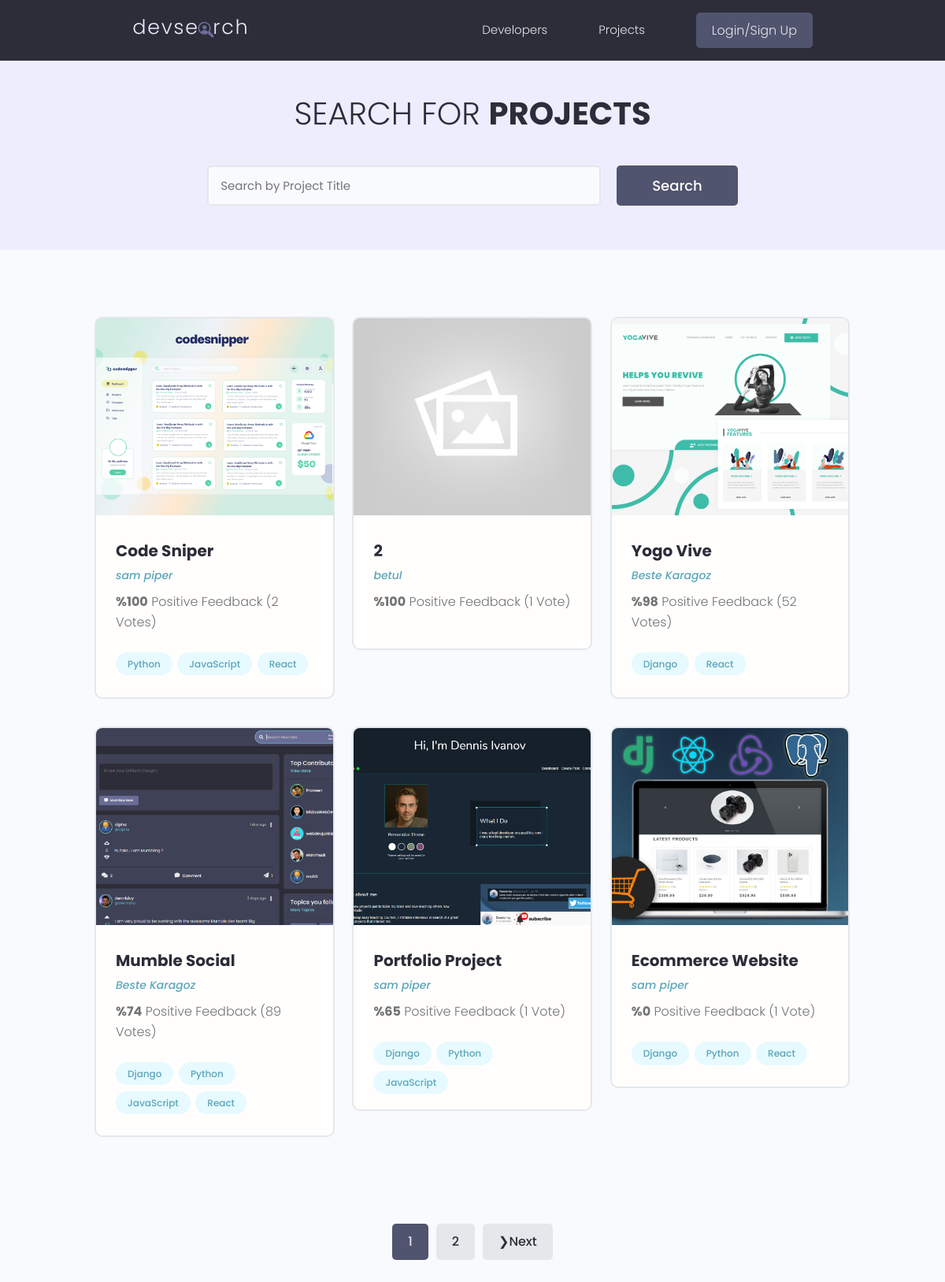
/projects/, run on the app's committed database.
### yourturnapp/models.py (models this page shows, shortened)
class Project(models.Model):
    project_owner = models.ForeignKey(Profile, null=True, blank=True, on_delete=models.SET_NULL)
    title = models.CharField(max_length=100)
    description = models.TextField(null=True, blank=True)
    project_image = models.ImageField(null=True, blank=True, default='default.jpg')
    demo_link = models.CharField(max_length=2000, null=True, blank=True)
    source_link = models.CharField(max_length=2000, null=True, blank=True)
    tags = models.ManyToManyField('Tag', blank=True)
    vote_total = models.IntegerField(default=0, null=True, blank=True)
    vote_ratio = models.IntegerField(default=0, null=True, blank=True)
    created = models.DateTimeField(auto_now_add=True)
    id = models.UUIDField(default=uuid.uuid4, editable=False, primary_key=True, unique=True)
    class Meta:
        ordering = ['-vote_ratio', '-vote_total']

class Tag(models.Model):
    name = models.CharField(max_length=100)
    created = models.DateTimeField(auto_now_add=True)
    id = models.UUIDField(default=uuid.uuid4, editable=False, primary_key=True, unique=True)
    def __str__(self):
        return self.name

### users/models.py (models this page shows, shortened)
class Profile(models.Model):
    user = models.OneToOneField(User, on_delete=models.CASCADE)
    name = models.CharField(max_length=100, blank=True, null=True)
    email = models.EmailField(max_length=100, blank=True, null=True)
    username = models.CharField(max_length=100, blank=True, null=True)
    short_bio = models.CharField(max_length=100, blank=True, null=True)
    bio = models.TextField(blank=True, null=True)
    profile_image = models.ImageField(upload_to='profile/', default='profile/user-default.png', blank=True, null=True)
    location = models.CharField(max_length=100, blank=True, null=True)
    social_github = models.URLField(max_length=100, blank=True, null=True)
    social_linkedin = models.URLField(max_length=100, blank=True, null=True)
    social_twitter = models.URLField(max_length=100, blank=True, null=True)
    social_website = models.URLField(max_length=100, blank=True, null=True)
    created = models.DateTimeField(auto_now_add=True)
    id = models.UUIDField(primary_key=True, default=uuid.uuid4, editable=False)

### yourturnapp/views.py (the view)
# urls.py: path('projects/', include("yourturnapp.urls")),
def projects(request):
    project_get, search_query = search_project(request)
    project_get, custom_range = pagination_project(request, project_get, 6)
    context = {'projects': project_get, 'search_query': search_query, 'custom_range': custom_range}
    return render(request, 'yourturnapp/projects.html', context)

### yourturnapp/utils.py (called while the page is built)
def pagination_project(request, project_get, results):
    page = request.GET.get('page')
    paginator = Paginator(project_get, results)
    try:
        project_get = paginator.page(page)
    except PageNotAnInteger:
        page = 1
        project_get = paginator.page(page)
    except EmptyPage:
        page = paginator.num_pages
        project_get = paginator.page(page)
    left_index = (int(page) - 4)
    if left_index < 1:
        left_index = 1
    right_index = (int(page) + 5)
    if right_index > paginator.num_pages + 1:
        right_index = paginator.num_pages + 1
    custom_range = range(left_index, right_index)
    return project_get, custom_range

def search_project(request):
    search_query = ''
    if request.GET.get('search_query'):
        search_query = request.GET.get('search_query')
    tags = Tag.objects.filter(name__icontains=search_query)
    project_get = Project.objects.distinct().filter(
        Q(title__icontains=search_query) | Q(description__icontains=search_query) |
        Q(project_owner__name__icontains=search_query) | Q(tags__in=tags))
    return project_get, search_query

### yourturnapp/templates/yourturnapp/projects.html (shortened to what this page needs)
{% extends 'main.html' %}
{% block content %}
    <main class="projects">
        <section class="hero-section text-center">
            <div class="container container--narrow">
                <div class="hero-section__box">
                    <h2>Search for <span>Projects</span></h2>
                </div>
                <div class="hero-section__search">
                    <form  id ='search-form' class="form" action="{% url 'projects' %}" method="get">
                        <div class="form__field">
                            <input class="input input--text" id="formInput#search" type="text" name="search_query"
                                   placeholder="Search by Project Title" value="{{ search_query }}"/>
                        </div>
                        <input class="btn btn--sub btn--lg" type="submit" value="Search"/>
                    </form>
                </div>
            </div>
        </section>
        <section class="projectsList">
            <div class="container">
                <div class="grid grid--three">
                    {% for project in projects %}
                        <div class="column">
                            <div class="card project">
                                <a href="{% url 'project' project.id %}" class="project">
                                    <img class="project__thumbnail" src="{{ project.project_image.url }}"
                                         alt="project thumbnail"/>
                                    <div class="card__body">
                                        <h3 class="project__title">{{ project.title }}</h3>
                                        <p><a class="project__author"
                                              href="{% url 'user_profile' project.project_owner.id %}">{{ project.project_owner.name }}</a>
                                        </p>
                                        <p class="project--rating">
                                            <span style="font-weight: bold;">%{{ project.vote_ratio }}</span> Positive
                                            Feedback ({{ project.vote_total }}
                                            Vote{{ project.vote_total|pluralize:"s" }})
                                        </p>
                                        <div class="project__tags">
                                            {% for tag in project.tags.all %}
                                                <span class="tag tag--pill tag--main">
                                                <small>{{ tag }}</small>
                                                                        </span>
                                            {% endfor %}
                                        </div>
                                    </div>
                                </a>
                            </div>
                        </div>
                    {% endfor %}
                </div>
            </div>
        </section>
    {% include 'pagination.html' with queryset=projects  %}
    </main>
{% endblock %}

### static/styles/app.css (style rules this page uses)
:root { --color-sub: #2d2d39; }
.btn--sub { background-color: var(--color-sub-light); }
.card { border: 2px solid var(--color-light); }
img { width: 100%; }
.hero-section { height: 40vh; display: flex; align-items: center; background-color: var(--color-sub); }
.hero-section__box { margin-bottom: 4rem; }
.hero-section__box > h2, .hero-section__box > h2 > span { font-size: 4rem; color: var(--color-light); line-height: 1.3; text-transform: uppercase; }
.hero-section__box > h2 { font-weight: 300; }
.hero-section__box > h2 > span { font-weight: 700; }
.hero-section__search > .form { display: flex; align-items: center; justify-content: center; gap: 2rem; }
.hero-section__search > .form input.input--text { width: 50rem; }
.project__author { font-size: 1.4rem; font-style: italic; }
.project--rating { margin-bottom: 1.6em; margin-top: .5em; }
.projects > .hero-section { background: var(--color-sub-lighter); height: 30vh; }
.projects .hero-section__box { margin-bottom: 2.5rem; }
.projects .hero-section__box > h2 { color: var(--color-sub); }
.projects .hero-section__box > h2 > span { font-weight: 700; color: var(--color-sub); }
.projectsList { margin-top: 8rem; }
.project__thumbnail { height: 25rem; object-fit: cover; object-position: top center; }
.project__title { font-size: 2rem; font-weight: 700; color: var(--color-sub); }

### static/uikit/styles/modules/_variables.css (style rules this page uses)
:root { --color-main: #5aa5b9; --color-main-light: #e6faff; --color-sub: #3f4156; --color-sub-light: #51546e; --color-sub-lighter: #ededfd; --color-text: #737373; --color-gray: #8b8b8b; --color-light: #e5e7eb; --color-light-gray: #767676; --color-bg: #f8fafd; --color-white: #fffefd; --color-white-light: #f3f3f3; --color-success: #359e64; --color-success-bg: #def8e8; --color-error: #fc4b0b; --color-error-bg: #fff2ee; --font-base: 'Poppins', arial, helvetica, 'Segoe UI', roboto, ubuntu, sans-serif; --font-monospace: 'Fira Code', 'Courier New', courier, monospace; --font-regular: 300; --font-medium: 500; --font-bold: 700; --generic-shadow: 1px 1px 5px #00000010; --generic-transition: all 0.3s ease-in-out; }

### static/uikit/styles/modules/_base.css (style rules this page uses)
* { margin: 0; padding: 0; box-sizing: border-box; text-rendering: optimizeLegibility; color: inherit; font-size: inherit; }
html { font-size: 50%; }
@media only screen and (min-width: 480px) { html { font-size: 56.25%; } }
@media only screen and (min-width: 1200px) { html { font-size: 62.5%; } }
body { line-height: 1.6; font-weight: 400; font-size: 1.5rem; color: var(--color-text); background-color: var(--color-bg); min-height: 100vh; }

### static/uikit/styles/modules/_typography.css (style rules this page uses)
* { font-family: var(--font-base); }
h2 { font-size: 3.6rem; font-weight: var(--font-bold); }
h3 { font-size: 3.2rem; font-weight: var(--font-medium); }
p, span, strong { font-size: 1.6rem; color: var(--color-text); font-weight: var(--font-regular); }
a { padding-bottom: 2px; text-decoration: none; display: inline-block; color: var(--color-main); font-weight: var(--font-medium); }

### static/uikit/styles/modules/_utilities.css (style rules this page uses)
.container { width: 92%; max-width: 165rem; margin: 0 auto; box-sizing: border-box; }
.container--narrow { width: 92%; max-width: 120rem; }
@media screen and (min-width: 1000px) { .container { width: 90%; } }
@media screen and (min-width: 1000px) { .container--narrow { width: 85%; } }
@media screen and (min-width: 1200px) { .container { width: 80%; } }
@media screen and (min-width: 1200px) { .container--narrow { width: 72%; } }
.text-center { text-align: center; }

### static/uikit/styles/modules/_button.css (style rules this page uses)
.btn { display: inline-block; position: relative; cursor: pointer; background-color: var(--color-light); font-weight: var(--font-medium); color: var(--color-sub); text-decoration: none; padding: 1rem 2rem; border-radius: 0.5rem; border: none; width: -webkit-fit-content; width: -moz-fit-content; width: fit-content; height: -webkit-fit-content; height: -moz-fit-content; height: fit-content; font-size: 1.6rem; outline-width: 0; outline-color: transparent; -webkit-backface-visibility: hidden; backface-visibility: hidden; transition: all 0.3s ease-in-out; }
.btn--sub { background-color: var(--color-sub); color: var(--color-white); }
.btn--lg { font-size: 1.8rem; padding: 1.2rem 4.5rem; }

### static/uikit/styles/modules/_card.css (style rules this page uses)
.card { border-radius: 1rem; background-color: var(--color-white); border: 1.5px solid var(--color-light); width: auto; height: auto; margin-top: 0.5rem; margin-bottom: 0.5rem; overflow: hidden; }
.card__body, .card__header { padding: 2rem 2.5rem; }

### data on the page
Project: project_image (picture), title "Code Sniper", project_owner.name "sam piper", vote_ratio "100", vote_total "2"
Tag: name "Python"
Tag: name "JavaScript"
Tag: name "React"
Project: project_image (placeholder picture), title "2", project_owner.name "betul", vote_ratio "100", vote_total "1"
Project: project_image (picture), title "Yogo Vive", project_owner.name "Beste Karagoz", vote_ratio "98", vote_total "52"
Tag: name "Django"
Project: project_image (picture), title "Mumble Social", project_owner.name "Beste Karagoz", vote_ratio "74", vote_total "89"
Project: project_image (picture), title "Portfolio Project", project_owner.name "sam piper", vote_ratio "65", vote_total "1"
Project: project_image (picture), title "Ecommerce Website", project_owner.name "sam piper", vote_ratio "0", vote_total "1"

### other printed values
{{ page }} "1"
{{ page }} "2"
